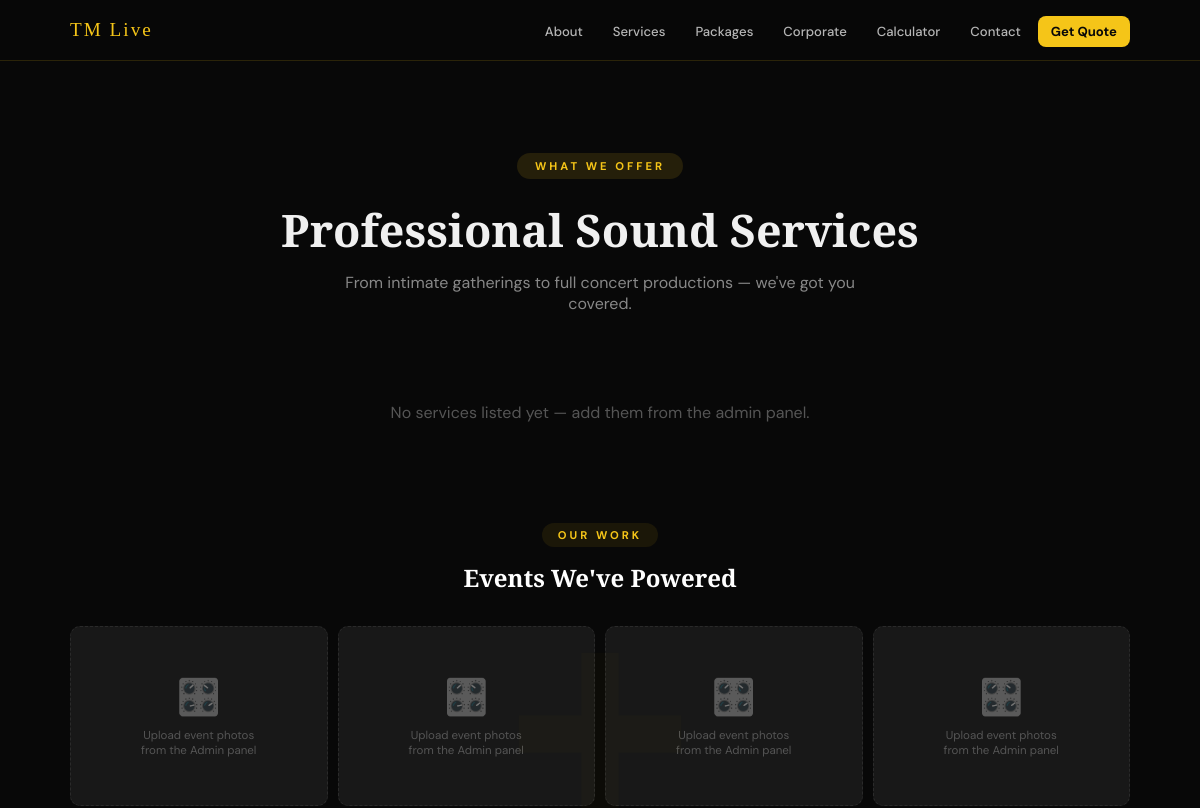
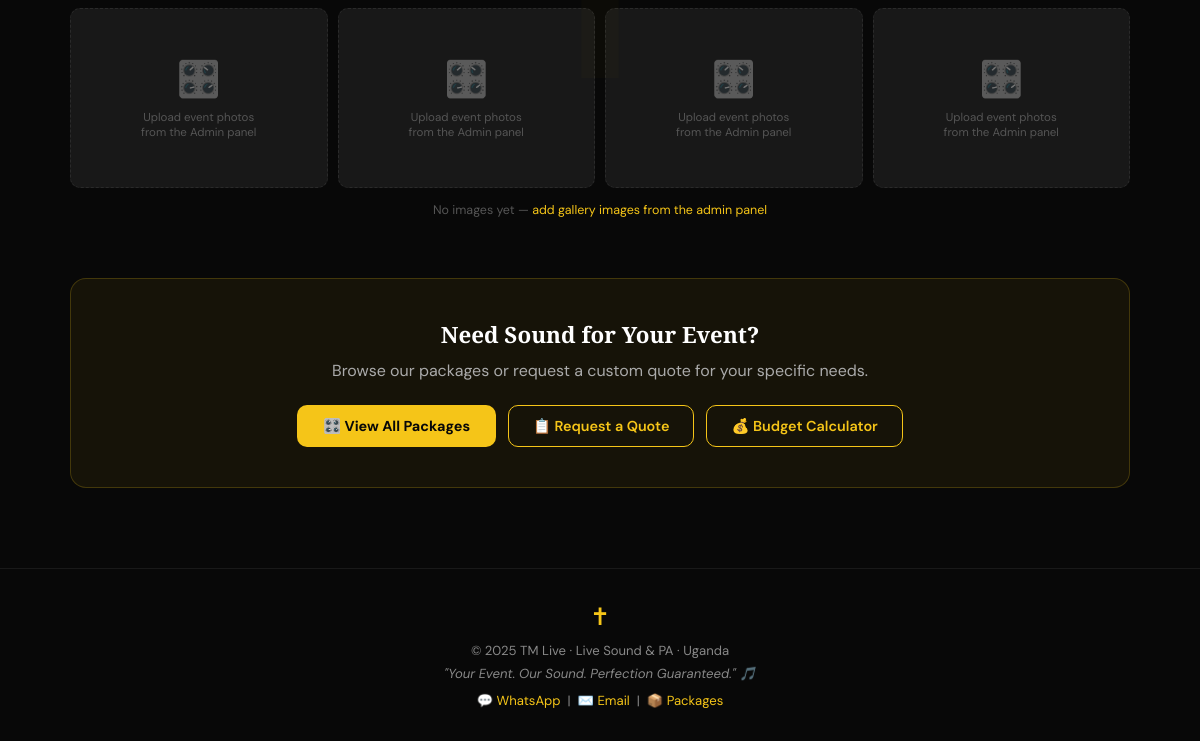
/services/, run on an earlier commit of the app's database (2 pictures, top to bottom).
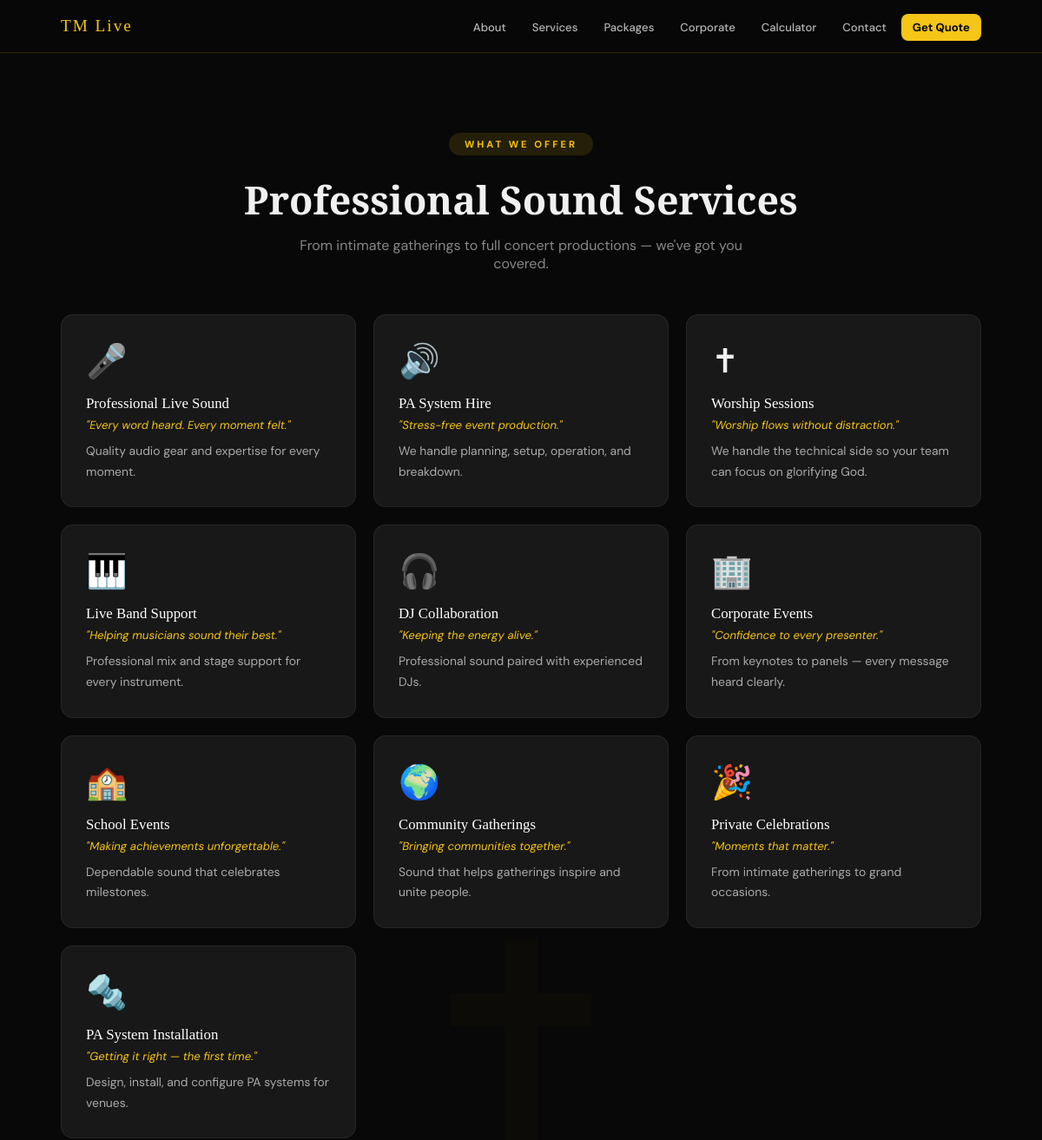
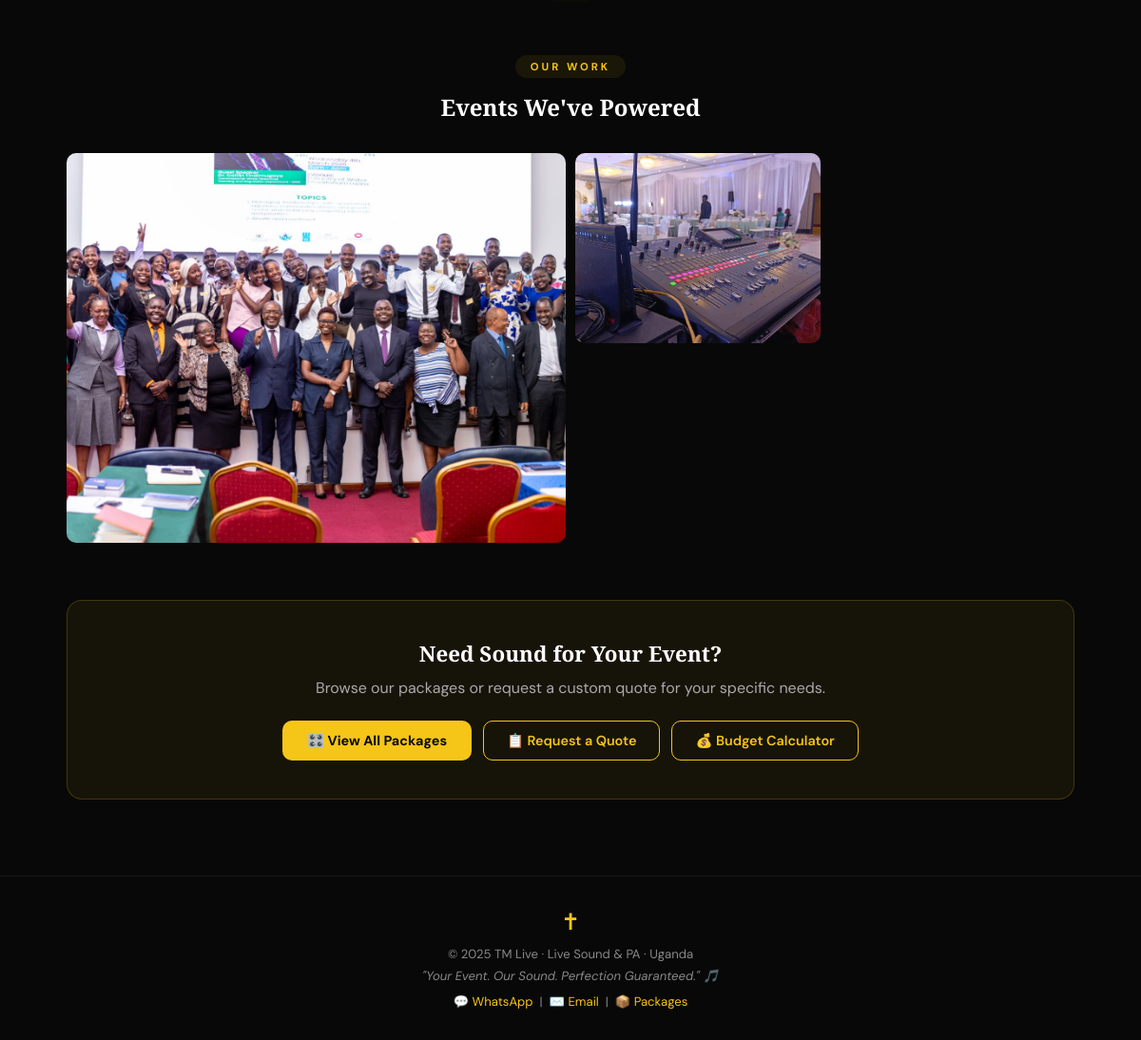
And on a later commit of the database (2 pictures, top to bottom).
### catalogue/models.py (models this page shows, shortened)
class SiteSettings(models.Model):
    site_name     = models.CharField(max_length=100, default="TM Live")
    tagline       = models.CharField(max_length=200, default="Your Event. Our Sound. Perfection Guaranteed.")
    logo          = models.ImageField(upload_to=logo_upload_path, blank=True, null=True,
                                      help_text="Logo shown in the hero circle")
    hero_image    = models.ImageField(upload_to=hero_upload_path, blank=True, null=True,
                                      help_text="Background image for the hero section (optional)")
    hero_line1    = models.CharField(max_length=60, default="YOUR EVENT",
                                     help_text="First cycling headline line")
    hero_line2    = models.CharField(max_length=60, default="OUR SOUND",
                                     help_text="Second cycling headline line")
    hero_line3    = models.CharField(max_length=60, default="PERFECTION",
                                     help_text="Third cycling headline line")
    hero_line4    = models.CharField(max_length=60, default="GUARANTEED",
                                     help_text="Fourth cycling headline line")
    hero_verse    = models.CharField(max_length=300,
                                     default="Professional Sound. Honouring Your Faith. Glorifying Christ.",
                                     help_text="Small italic text above the headline")
    phone_calls   = models.CharField(max_length=30, default="+256704995334",
                                     help_text="Primary phone (calls)")
    phone_wa1     = models.CharField(max_length=30, default="+256777523280",
                                     help_text="WhatsApp number 1")
    phone_wa2     = models.CharField(max_length=30, default="+256750329798",
                                     help_text="WhatsApp number 2 (leave blank to hide)")
    email         = models.EmailField(default="tmlive256@gmail.com")
    location      = models.CharField(max_length=100, default="Uganda")
    vision_title  = models.CharField(max_length=200,
                                     default="Professional Sound. Honouring Your Faith. Glorifying Christ.")
    vision_body   = models.TextField(
        default=(
            "TM Live is a Trusted PA System and Live Sound Provider Company committed to delivering "
            "exceptional audio experiences with Professionalism, Integrity, and Excellence. Whether "
            "you're hosting a celebration, a corporate gathering, a church event, or a community "
            "function, we provide reliable sound solutions tailored to your event's needs.\n\n"
            "Our foundation is rooted in Christian values, guiding us to serve every client with "
            "honesty, respect, and a commitment to excellence. Honouring both your Faith and Christ.\n\n"
            "We believe every event deserves sound that is clear, engaging, and memorable. 🎶"
        ),
        help_text="Supports line breaks. Use **bold** for emphasis."
    )
    hero_btn1_label = models.CharField(max_length=60, default="📞 Book Us Now",
                                       help_text="Label for the primary hero button")
    hero_btn2_label = models.CharField(max_length=60, default="💬 WhatsApp",
                                       help_text="Label for the secondary hero button")
    contact_section_title = models.CharField(max_length=100, default="Contact Us 🙏",
                                             help_text="Heading above the contact form on the home page")
    contact_section_eyebrow = models.CharField(max_length=80, default="Get In Touch",
                                               help_text="Small label above the contact form heading")
    contact_name_placeholder   = models.CharField(max_length=100, default="e.g. John Mukasa")
    contact_phone_placeholder  = models.CharField(max_length=100, default="e.g. +256 700 000 000")
    contact_msg_placeholder    = models.TextField(
        default="Tell us about your event — location, expected guests, any special requirements...",
        help_text="Placeholder text inside the message box")
    contact_event_types        = models.TextField(
        default=(
            "Worship Session\nChurch / Fellowship\nBreak Camp / Retreat\nWedding\n"
            "Introduction Ceremony\nCorporate Event\nConference / Seminar\nSchool Event\n"
            "Community Gathering\nPrivate Celebration\nLive Band Event\nOutdoor Gathering\n"
            "Graduation Party\nBirthday Party\nOther"
        ),
        help_text="One event type per line — these appear in the event type dropdown")
    contact_btn_wa    = models.CharField(max_length=80, default="💬 Send via WhatsApp")
    contact_btn_email = models.CharField(max_length=80, default="✉️ Send via Email")
    website_url     = models.URLField(default="https://tmliveug.netlify.app/", blank=True,
                                      help_text="Your public website URL (used in QR code and vCard)")
    facebook_url    = models.URLField(blank=True, help_text="Facebook page URL")
    instagram_url   = models.URLField(blank=True, help_text="Instagram profile URL")
    tiktok_url      = models.URLField(blank=True, help_text="TikTok profile URL")
    about_hero_title = models.CharField(max_length=200,
        default="Professional Sound. Honouring Your Faith. Glorifying Christ.",
        help_text="Main heading on the About page.")
    about_intro = models.TextField(
        default=(
            "At TM Live, we deliver professional sound solutions with excellence, integrity, and "
            "unwavering attention to detail. Whether serving churches, weddings, conferences, or "
            "corporate events, we carry the responsibility for the sound so you can be fully present "
            "for the moments that matter — your message, your guests, and your purpose."
        ),
        blank=True, help_text="Intro paragraph on the About page.")
    about_story = models.TextField(
        default=(
            "TM Live doubles as both a PA system service and live sound provider. Our band performs "
            "both corporate and wedding music, raising the bar for Christian music with quality. "
            "With a deep-seated passion for music perfection, TM Live is a Christian themed live "
            "sound and PA company — delivering that vibe that Christian music gives by honouring "
            "both your faith and Christ."
        ),
        blank=True, help_text="'Our Story' section on the About page.")
    about_value1_title = models.CharField(max_length=80, default="Faith-Rooted", blank=True)
    about_value1_text  = models.CharField(max_length=200,
        default="Everything we do is grounded in Christian values and a heart to serve.", blank=True)
    about_value2_title = models.CharField(max_length=80, default="Excellence", blank=True)
    about_value2_text  = models.CharField(max_length=200,
        default="We hold every event to the highest standard of audio quality and professionalism.", blank=True)
    about_value3_title = models.CharField(max_length=80, default="Integrity", blank=True)
    about_value3_text  = models.CharField(max_length=200,
        default="Honest pricing, reliable service, no surprises.", blank=True)
    services_page_title   = models.CharField(max_length=120, default="Professional Sound Services",
                                             help_text="Heading on the Services page")
    services_page_subtitle = models.CharField(max_length=200,
        default="From intimate gatherings to full concert productions — we've got you covered.",
        blank=True, help_text="Subtitle below the Services page heading")
    services_gallery_title = models.CharField(max_length=120, default="Events We've Powered",
                                              blank=True, help_text="Gallery section heading on Services page")
    footer_note   = models.CharField(max_length=300,
                                     default="© 2025 TM Live · Live Sound & PA · Uganda",
                                     blank=True)
    class Meta:
        verbose_name = "Site Settings"
        verbose_name_plural = "Site Settings"
    @classmethod
    def get(cls):
        obj, _ = cls.objects.get_or_create(pk=1)
        return obj
    def wa1_digits(self):
        return ''.join(c for c in self.phone_wa1 if c.isdigit())

class ServiceCard(models.Model):
    icon        = models.CharField(max_length=10, default="🎤",
                                   help_text="Emoji icon shown on the card")
    name        = models.CharField(max_length=80)
    highlight   = models.CharField(max_length=150, blank=True,
                                   help_text="Short gold text shown at the top of the description")
    description = models.CharField(max_length=300)
    order       = models.PositiveIntegerField(default=0, help_text="Lower = shown first")
    is_active   = models.BooleanField(default=True)
    class Meta:
        ordering = ['order', 'id']
        verbose_name = "Service Card"
        verbose_name_plural = "Service Cards"

class GalleryImage(models.Model):
    CATEGORY_CHOICES = [
        ('weddings',    'Weddings'),
        ('corporate',   'Corporate Events'),
        ('conferences', 'Conferences & Seminars'),
        ('intro',       'Introduction Ceremonies'),
        ('church',      'Church & Worship'),
        ('outdoor',     'Outdoor Gatherings'),
    ]
    category  = models.CharField(max_length=30, choices=CATEGORY_CHOICES, db_index=True)
    image     = models.ImageField(upload_to=gallery_upload_path)
    caption   = models.CharField(max_length=200, blank=True)
    order     = models.PositiveIntegerField(default=0, help_text="Lower = first")
    is_active = models.BooleanField(default=True)
    class Meta:
        ordering = ['category', 'order', 'id']
        verbose_name = 'Gallery Image'
        verbose_name_plural = 'Gallery Images'

### catalogue/views.py (the view)
# urls.py: path('services/', views.services, name='services'),
def services(request):
    s = SiteSettings.get()
    service_list = ServiceCard.objects.filter(is_active=True)
    gallery_images = GalleryImage.objects.filter(is_active=True)[:12]
    return render(request, 'catalogue/services.html', {
        's': s,
        'service_list': service_list,
        'gallery_images': gallery_images,
    })

### catalogue/context_processors.py (called while the page is built)
def site_settings(request):
    return {'s': SiteSettings.get()}

### catalogue/templates/catalogue/services.html (shortened to what this page needs)
{% extends 'catalogue/base.html' %}
{% load static %}
{% block content %}
<div class="svc-hero">
  <div class="badge">What We Offer</div>
  <h1>{{ s.services_page_title }}</h1>
  {% if s.services_page_subtitle %}<p>{{ s.services_page_subtitle }}</p>{% endif %}
</div>
<div class="svc-grid">
  {% for svc in service_list %}
  <div class="svc-card">
    <div class="svc-icon">{{ svc.icon }}</div>
    <div class="svc-name">{{ svc.name }}</div>
    {% if svc.highlight %}<div class="svc-highlight">"{{ svc.highlight }}"</div>{% endif %}
    <div class="svc-desc">{{ svc.description }}</div>
  </div>
  {% empty %}
  <p style="color:#555; grid-column:1/-1; text-align:center; padding:40px 0;">No services listed yet — add them from the admin panel.</p>
  {% endfor %}
</div>
<div class="gallery-section">
  <div class="gallery-section-head">
    <div class="badge">Our Work</div>
    <h2>{{ s.services_gallery_title }}</h2>
  </div>
  {% if gallery_images %}
  <div class="gallery-mosaic">
    {% for img in gallery_images %}
    <div class="g-item">
      <img src="{{ img.image.url }}" alt="{{ img.caption|default:'TM Live Event' }}" loading="lazy">
    </div>
    {% endfor %}
  </div>
  {% else %}
  <div class="placeholder-grid">
    {% with cats="🎛️,💡,🎤,🎵,📸,🎸,🎹,🔊" %}
    {% for icon in "12345678" %}
    <div class="placeholder-tile">
      <div class="pt-icon">🎛️</div>
      <div class="pt-txt">Upload event photos<br>from the Admin panel</div>
    </div>
    {% endfor %}
    {% endwith %}
  </div>
  <div class="gallery-admin-hint">
    No images yet — <a href="/admin/catalogue/galleryimage/add/">add gallery images from the admin panel</a>
  </div>
  {% endif %}
</div>
<div class="svc-cta">
  <h2>Need Sound for Your Event?</h2>
  <p>Browse our packages or request a custom quote for your specific needs.</p>
  <div class="cta-btns">
    <a href="{% url 'catalogue:catalogue' %}" class="btn-gold">🎛️ View All Packages</a>
    <a href="{% url 'catalogue:request_quote' %}" class="btn-outline">📋 Request a Quote</a>
    <a href="{% url 'catalogue:budget_calculator' %}" class="btn-outline">💰 Budget Calculator</a>
  </div>
</div>
{% endblock %}

### catalogue/templates/catalogue/base.html (shortened to what this page needs)
{% load static %}
<!DOCTYPE html>
<html lang="en">
<head>
</head>
<body>
  <nav>
    <div class="nav-inner">
      <a href="{% url 'catalogue:home' %}" class="nav-logo">{{ s.site_name|default:"TM Live" }}</a>
      <ul class="nav-links">
        <li><a href="{% url 'catalogue:about' %}">About</a></li>
        <li><a href="{% url 'catalogue:services' %}">Services</a></li>
        <li><a href="{% url 'catalogue:catalogue' %}">Packages</a></li>
        <li><a href="{% url 'catalogue:corporate' %}">Corporate</a></li>
        <li><a href="{% url 'catalogue:budget_calculator' %}">Calculator</a></li>
        <li><a href="{% url 'catalogue:contact' %}">Contact</a></li>
        <li><a href="{% url 'catalogue:request_quote' %}" class="nav-cta">Get Quote</a></li>
      </ul>
    </div>
  </nav>
  {% block full_page %}
  <div class="page-content">
    {% block content %}{% endblock %}
  </div>
  {% endblock %}
  <footer>
    <span class="cross">&#x271D;&#xFE0E;</span>
    <p>{{ s.footer_note|default:"© 2025 TM Live · Live Sound & PA · Uganda" }}</p>
    <p style="margin-top:6px; font-style:italic;">"{{ s.tagline|default:"Your Event. Our Sound. Perfection Guaranteed." }}" 🎵</p>
    <p style="margin-top:10px;">
      <a href="https://wa.me/{{ s.wa1_digits }}">💬 WhatsApp</a> &nbsp;|&nbsp;
      <a href="mailto:{{ s.email }}">✉️ Email</a> &nbsp;|&nbsp;
      <a href="{% url 'catalogue:catalogue' %}">📦 Packages</a>
    </p>
  </footer>
</body>
</html>

### catalogue/templates/catalogue/base.html (style rules this page uses)
*, *::before, *::after { box-sizing: border-box; margin: 0; padding: 0; }
:root { --gold: #F5C518; --gold2: #c9a010; --gold-light: #ffe066; --black: #080808; --dark: #111; --dark2: #181818; --dark3: #1f1f1f; --text: #f0f0f0; --muted: #888; --grey: #888; --radius: 12px; }
html { scroll-behavior: smooth; }
body { background: var(--black); color: var(--text); font-family: 'DM Sans', sans-serif; overflow-x: hidden; }
body::before { content: '\271D'; position: fixed; top: 50%; left: 50%; transform: translate(-50%,-50%); font-size: 320px; color: rgba(245,197,24,0.018); pointer-events: none; z-index: 0; line-height: 1; font-family: Arial, Helvetica, sans-serif; }
nav { position: sticky; top: 0; z-index: 200; background: rgba(8,8,8,0.92); backdrop-filter: blur(12px); border-bottom: 1px solid rgba(245,197,24,0.15); }
.nav-inner { max-width: 1100px; margin: 0 auto; display: flex; align-items: center; justify-content: space-between; height: 60px; padding: 0 20px; }
.nav-logo { font-family: 'Cinzel', serif; font-size: 1.2rem; color: var(--gold); text-decoration: none; letter-spacing: 2px; }
.nav-links { display: flex; gap: 4px; list-style: none; }
.nav-links a { color: rgba(255,255,255,0.7); text-decoration: none; font-size: 0.82rem; font-weight: 500; padding: 7px 13px; border-radius: 8px; transition: all 0.2s; }
.nav-cta { background: var(--gold) !important; color: var(--black) !important; font-weight: 700 !important; }
.btn-gold { display: inline-flex; align-items: center; gap: 8px; padding: 12px 26px; border-radius: 10px; background: var(--gold); color: var(--black); font-weight: 700; font-size: 0.9rem; text-decoration: none; border: none; cursor: pointer; font-family: 'DM Sans', sans-serif; transition: all 0.2s; }
.btn-outline { display: inline-flex; align-items: center; gap: 8px; padding: 11px 24px; border-radius: 10px; background: transparent; color: var(--gold); border: 1.5px solid var(--gold); font-weight: 600; font-size: 0.9rem; text-decoration: none; cursor: pointer; font-family: 'DM Sans', sans-serif; transition: all 0.2s; }
.page-content { max-width: 1100px; margin: 0 auto; padding: 32px 20px 80px; }
footer { text-align: center; padding: 32px 20px; border-top: 1px solid rgba(255,255,255,0.07); font-size: 0.82rem; color: var(--muted); }
footer .cross { font-size: 1.5rem; color: var(--gold); display: block; margin-bottom: 10px; }
footer span { color: var(--gold); }
footer a { color: var(--gold); text-decoration: none; }

What changed in the data, as far as the page shows it:
added ServiceCard: icon "🎤", name "Professional Live Sound", highlight "Every word heard. Every moment felt.", description "Quality audio gear and expertise for every moment."
added ServiceCard: icon "🔊", name "PA System Hire", highlight "Stress-free event production.", description "We handle planning, setup, operation, and breakdown."
added ServiceCard: icon "✝", name "Worship Sessions", highlight "Worship flows without distraction.", description "We handle the technical side so your team can focus on glorifying God."
added ServiceCard: icon "🎹", name "Live Band Support", highlight "Helping musicians sound their best.", description "Professional mix and stage support for every instrument."
added ServiceCard: icon "🎧", name "DJ Collaboration", highlight "Keeping the energy alive.", description "Professional sound paired with experienced DJs."
added ServiceCard: icon "🏢", name "Corporate Events", highlight "Confidence to every presenter.", description "From keynotes to panels — every message heard clearly."
added ServiceCard: icon "🏫", name "School Events", highlight "Making achievements unforgettable.", description "Dependable sound that celebrates milestones."
added ServiceCard: icon "🌍", name "Community Gatherings", highlight "Bringing communities together.", description "Sound that helps gatherings inspire and unite people."
added ServiceCard: icon "🎉", name "Private Celebrations", highlight "Moments that matter.", description "From intimate gatherings to grand occasions."
added ServiceCard: icon "🔩", name "PA System Installation", highlight "Getting it right — the first time.", description "Design, install, and configure PA systems for venues."
added GalleryImage: image (picture)
added GalleryImage: image (picture)
Also different on the page:
text no longer shown: "No services listed yet — add them from the admin panel. No images yet — add gallery images from the admin panel"
list line gone: "Upload event photos from the Admin panel"
